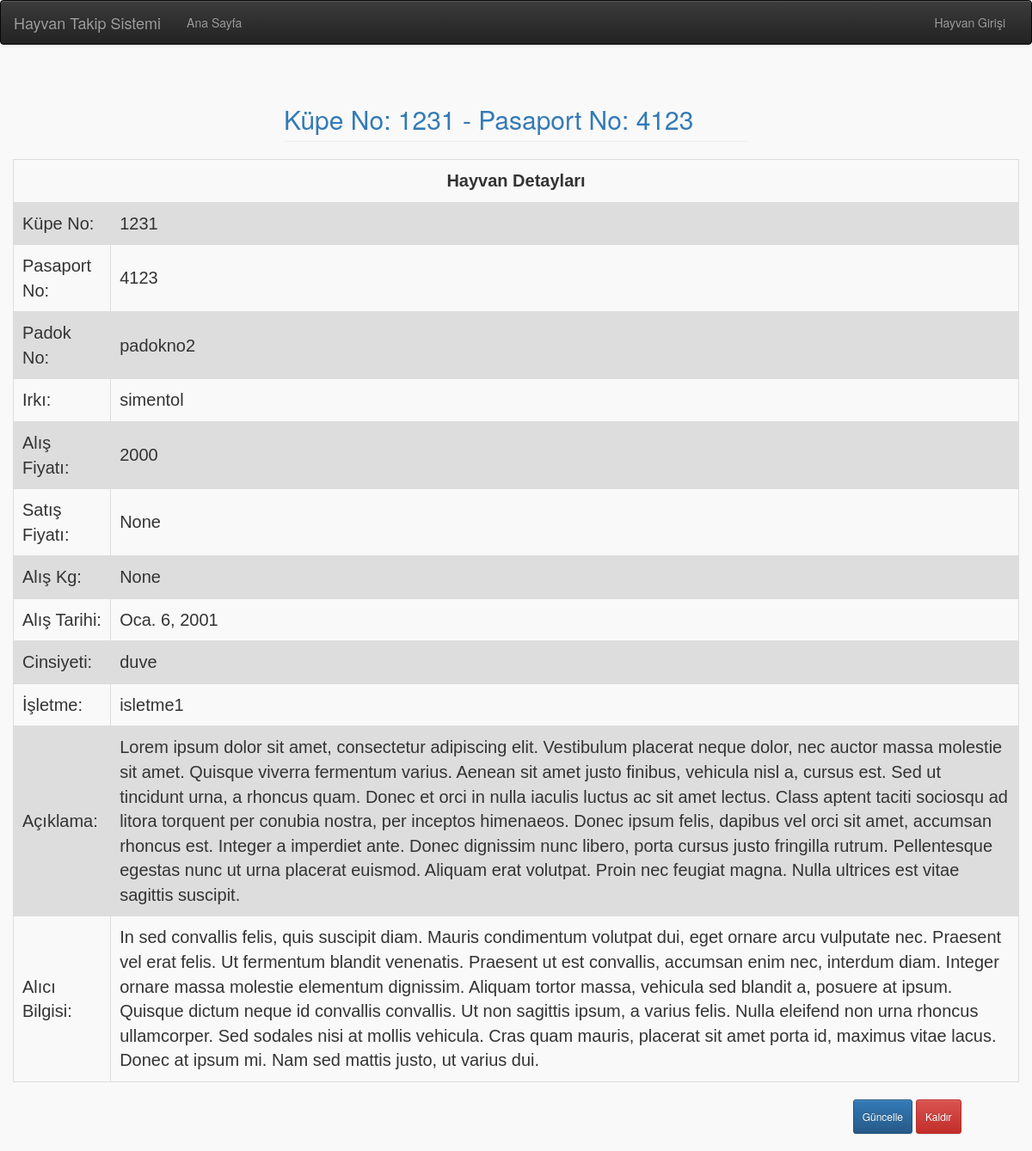
Page /hayvan-detay/5/ on the committed database.
### hayvanGirisi/models.py (models this page shows, shortened)
class HayvanGiris(models.Model):
    PADOKNO = (
    (None, 'Padok No Seçiniz'), ('padokno1', 'Padok No1'), ('padokno2', 'Padok No2'), ('padokno3', 'Padok No3'))
    IRK = ((None, 'Irk Seçiniz'), ('montofon', 'Montofon'), ('holstein', 'Holstein'), ('simentol', 'Simentol'),
           ('jersey', 'Jersey'), ('angus', 'Angus'))
    CINSIYET = ((None, 'Cinsiyet Seçiniz'), ('erkek', 'Erkek'), ('duve', 'Düve'),('inek','İnek'),('malak','Malak'))
    ISLETME = (
    (None, 'İşletme Seçiniz'), ('isletme1', 'İşletme 1'), ('isletme2', 'İşletme 2'), ('isletme3', 'İşletme 3'))
    kupe_no = models.CharField(max_length=50, verbose_name='Küpe No', blank=True, null=True, unique=True)
    pasaport_no = models.CharField(max_length=50, verbose_name='Pasaport No', blank=True, null=True,unique=True)
    padok_no = models.CharField(choices=PADOKNO, verbose_name='Padok No', max_length=50, blank=False, null=True)
    irki = models.CharField(choices=IRK, verbose_name='IRK', max_length=50, blank=False, null=True)
    alis_fiyati = models.CharField(max_length=50, verbose_name='Alış Fiyatı', blank=False, null=True)
    satis_fiyati = models.CharField(max_length=50, verbose_name='Satış Fiyatı', blank=True, null=True)
    alis_kg = models.CharField(max_length=50, verbose_name='Alış Kg', blank=True, null=True)
    alis_tarihi = models.DateField(null=True, blank=True, verbose_name='Alış Tarihi')
    cinsiyet = models.CharField(choices=CINSIYET, blank=False, null=True, max_length=20, verbose_name='Cinsiyet')
    isletme = models.CharField(choices=ISLETME, verbose_name='ISLETME', max_length=50, blank=False, null=True)
    aciklama = models.TextField(max_length=1000, verbose_name='Açıklama', blank=True, null=True)
    alici_bilgi = models.TextField(max_length=1000, verbose_name='Alıcı Bilgi', blank=True, null=True)
    class Meta:
        verbose_name_plural = 'Hayvan'

### hayvanGirisi/views.py (the view)
# urls.py: re_path(r'hayvan-detay/(?P<pk>[0-9]+)/$', hayvan_detay, name='hayvan-detay'),
def hayvan_detay(request, pk):
    form = HayvanGirisiForm
    try:
        hayvan = HayvanGiris.objects.get(pk=pk)
    except:
        raise Http404
    return render(request, 'hayvanGirisi/hayvan-detay.html', context={'hayvan': hayvan, 'form': form})

### templates/hayvanGirisi/hayvan-detay.html (shortened to what this page needs)
{% extends 'base.html' %}
{% load static %}
{% block icerik %}
    <div class="row">
        <div class="col-lg-12 pull-center">
            <div class="col-lg-6 pull-center">
                <h2 class="page-header"></span> </a> <a
                        href="#">Küpe No: {{ hayvan.kupe_no }} - Pasaport No: {{ hayvan.pasaport_no }}</a>
                </h2>
            </div>
        </div>
    </div>
    <div class="row">
        <table>
            <tr>
                <th colspan="2" style="text-align: center">Hayvan Detayları</th>
            </tr>
            <tr>
                <td>Küpe No:</td>
                <td>{{ hayvan.kupe_no }}</td>
            </tr>
            <tr>
                <td>Pasaport No:</td>
                <td>{{ hayvan.pasaport_no}}</td>
            </tr>
            <tr>
                <td>Padok No:</td>
                <td>{{ hayvan.padok_no }}</td>
            </tr>
            <tr>
                <td>Irkı:</td>
                <td>{{ hayvan.irki }}</td>
            </tr>
            <tr>
                <td>Alış Fiyatı:</td>
                <td>{{ hayvan.alis_fiyati }}</td>
            </tr>
            <tr>
                <td>Satış Fiyatı:</td>
                <td>{{ hayvan.satis_fiyati }}</td>
            </tr>
            <tr>
                <td>Alış Kg:</td>
                <td>{{ hayvan.alis_kg }}</td>
            </tr>
            <tr>
                <td>Alış Tarihi:</td>
                <td>{{ hayvan.alis_tarihi }}</td>
            </tr>
            <tr>
                <td>Cinsiyeti:</td>
                <td>{{ hayvan.cinsiyet }}</td>
            </tr>
            <tr>
                <td>İşletme:</td>
                <td>{{ hayvan.isletme }}</td>
            </tr>
            <tr>
                <td>Açıklama:</td>
                <td>{{ hayvan.aciklama }}</td>
            </tr>
            <tr>
                <td>Alıcı Bilgisi:</td>
                <td>{{ hayvan.alici_bilgi }}</td>
            </tr>
        </table>
    </div>
    <div class="row" style="padding: 20px">
        <div class="col-lg-2 pull-right">
            <a class="btn btn-primary btn-sm" style="padding: 10px" href="{% url 'hayvan-guncelle' hayvan.pk %}">Güncelle</a>
            <a class="btn btn-danger btn-sm" style="padding: 10px" href="{% url 'hayvan-sil' hayvan.pk %}">Kaldır</a>
        </div>
    </div>
{% endblock %}

### static/base.css (style rules this page uses)
.pull-center { float: none; margin: 0 auto; }

### templates/hayvanGirisi/hayvan-detay.html (style rules this page uses)
table { font-family: arial, sans-serif; border-collapse: collapse; width: 100%; }
td, th { border: 1px solid #dddddd; text-align: left; padding: 10px; font-size: 20px; }
tr:nth-child(even) { background-color: #dddddd; }

### templates/base.html (style rules this page uses)
body { background-color: #f9f9f9 }

### rows in the picture
HayvanGiris: kupe_no "1231", pasaport_no "4123", padok_no "padokno2", irki "simentol", alis_fiyati "2000", satis_fiyati "None", alis_kg "None", alis_tarihi "Oca. 6, 2001", cinsiyet "duve", isletme "isletme1", aciklama "Lorem ipsum dolor sit amet, consectetur adipiscing elit. Vestibulum placerat neque dolor, nec auctor massa molestie sit amet. Quisque viverra fermentum varius. Aenean sit amet justo finibus, vehicula nisl a, cursus est. Sed ut tincidunt urna, a rhoncus quam. Donec et orci in nulla iaculis luctus ac sit amet lectus. Class aptent taciti sociosqu ad litora torquent per conubia nostra, per inceptos himenaeos. Donec ipsum felis, dapibus vel orci sit amet, accumsan rhoncus est. Integer a imperdiet ante. Donec dignissim nunc libero, porta cursus justo fringilla rutrum. Pellentesque egestas nunc ut urna placerat euismod. Aliquam erat volutpat. Proin nec feugiat magna. Nulla ultrices est vitae…", alici_bilgi "In sed convallis felis, quis suscipit diam. Mauris condimentum volutpat dui, eget ornare arcu vulputate nec. Praesent vel erat felis. Ut fermentum blandit venenatis. Praesent ut est convallis, accumsan enim nec, interdum diam. Integer ornare massa molestie elementum dignissim. Aliquam tortor massa, vehicula sed blandit a, posuere at ipsum. Quisque dictum neque id convallis convallis. Ut non sagittis ipsum, a varius felis. Nulla eleifend non urna rhoncus ullamcorper. Sed sodales nisi at mollis vehicula. Cras quam mauris, placerat sit amet porta id, maximus vitae lacus. Donec at ipsum mi. Nam sed mattis justo, ut varius dui."
